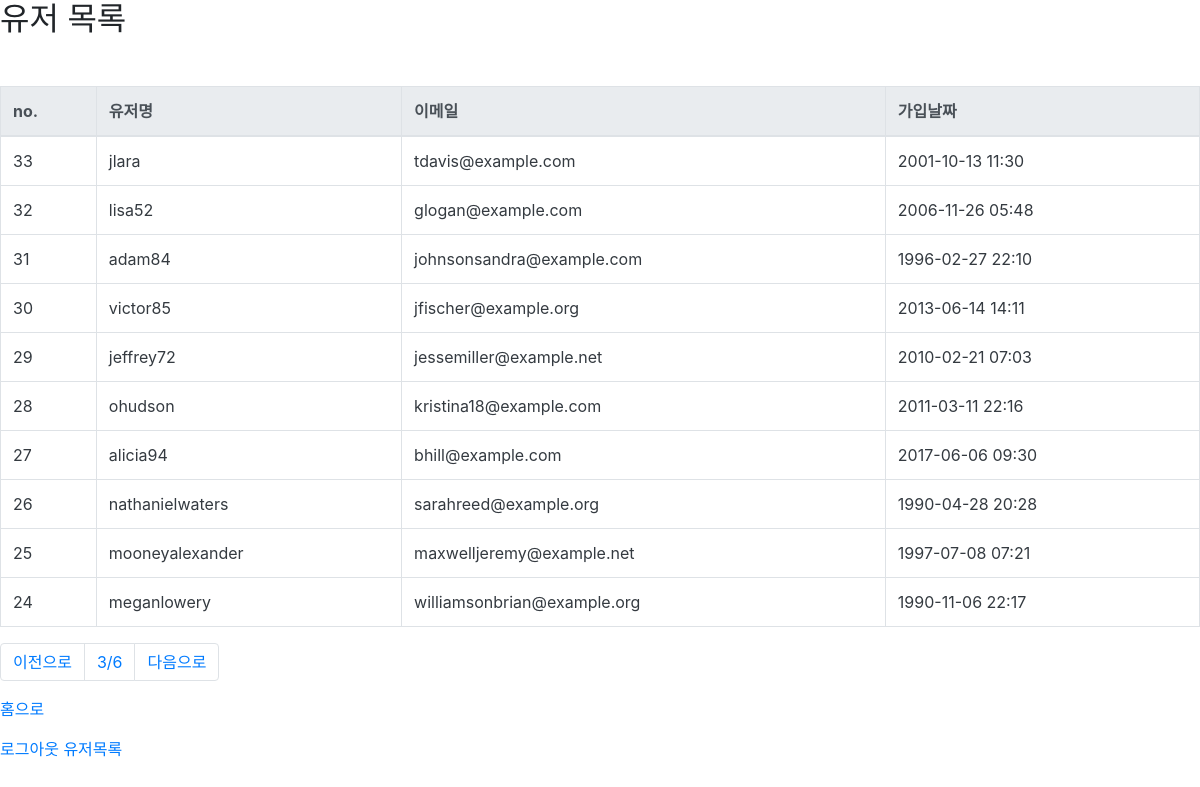
The page /users/?p=3 (signed in) on the database its author committed.
### user/models.py (models this page shows, shortened)
class User(AbstractUser):
    register_date = models.DateTimeField(auto_now_add=True, verbose_name="등록날짜")
    class Meta:
        verbose_name = "사용자"
        verbose_name_plural = "사용자"

### user/views.py (the view)
# urls.py: path("users/", user_list_view, name="user_list"),
@login_required
def user_list_view(request):
    page = int(request.GET.get("p", 1))
    users = User.objects.all().order_by("-id")
    paginator = Paginator(users, 10)
    users = paginator.get_page(page)
    return render(request, "users.html", {"users": users})

### templates/users.html (shortened to what this page needs)
{% extends "base.html" %}
{% block content %}
<h2>유저 목록</h2>
<div class="row mt-5">
  <div class="col-12">
    <table class="table table-bordered">
      <thead class="thead-light">
        <tr>
          <th scope="col">no.</th>
          <th scope="col">유저명</th>
          <th scope="col">이메일</th>
          <th scope="col">가입날짜</th>
        </tr>
      </thead>
      <tbody class="text-dark">
        {% for user in users %}
        <tr>
          <td scope="row">{{ user.id }}</td>
          <td>{{ user.username }}</td>
          <td>{{ user.email }}</td>
          <td>{{ user.register_date|date:'Y-m-d H:i' }}</td>
        </tr>
        {% endfor %}
      </tbody>
    </table>
  </div>
</div>
<nav aria-label="Page navigation example">
  <ul class="pagination">
    {% if users.has_previous %}
    <li class="page-item">
      <a class="page-link" href="?p={{users.previous_page_number }}">이전으로</a>
    </li>
    {% else %}
    <li class="page-item">
      <a class="page-link" href="#">이전으로</a>
    </li>
    {% endif %}
    <li class="page-item">
      <a class="page-link" href="?p={{users.number|add:1 }}">{{users.number}}/{{users.paginator.num_pages}}</a>
    </li>
    {% if users.has_next %}
    <li class="page-item">
      <a class="page-link" href="?p={{users.next_page_number }}">다음으로</a>
    </li>
    {% else %}
    <li class="page-item">
      <a class="page-link" href="#">다음으로</a>
    </li>
    {% endif %}
  </ul>
</nav>
<p>
  <a href="{% url 'index' %}">홈으로</a>
</p>
{% endblock %}

### rows shown on the page
User: id "33", username "jlara", email "tdavis@example.com", register_date "2001-10-13 11:30"
User: id "32", username "lisa52", email "glogan@example.com", register_date "2006-11-26 05:48"
User: id "31", username "adam84", email "johnsonsandra@example.com", register_date "1996-02-27 22:10"
User: id "30", username "victor85", email "jfischer@example.org", register_date "2013-06-14 14:11"
User: id "29", username "jeffrey72", email "jessemiller@example.net", register_date "2010-02-21 07:03"
User: id "28", username "ohudson", email "kristina18@example.com", register_date "2011-03-11 22:16"
User: id "27", username "alicia94", email "bhill@example.com", register_date "2017-06-06 09:30"
User: id "26", username "nathanielwaters", email "sarahreed@example.org", register_date "1990-04-28 20:28"
User: id "25", username "mooneyalexander", email "maxwelljeremy@example.net", register_date "1997-07-08 07:21"
User: id "24", username "meganlowery", email "williamsonbrian@example.org", register_date "1990-11-06 22:17"

### other values the page prints
{{ users.number }} "3"
{{ users.paginator.num_pages }} "6"
